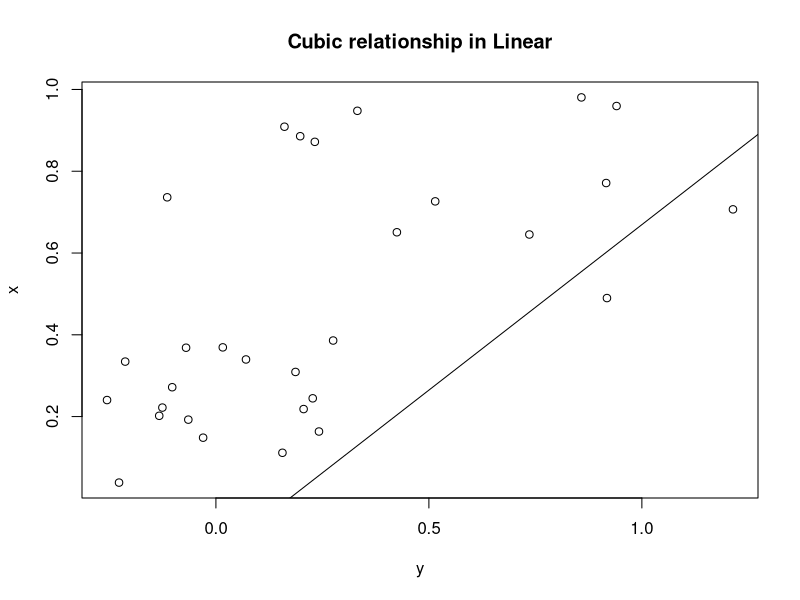

The R script that drew this image:
## ---- chunk 1
x = runif(30); y = x^3 + rnorm(30)/3
plot(y, x); abline(lm(y ~ x))
title("Cubic relationship in Linear")
## ---- chunk 2
A = matrix(c(3, -4, -1, -6, 0, 5, 4, 5, 7), nrow = 3, byrow = T)
v = matrix(c(7, 3, 24), nrow = 3, byrow = T)
solve(A) %*% v
